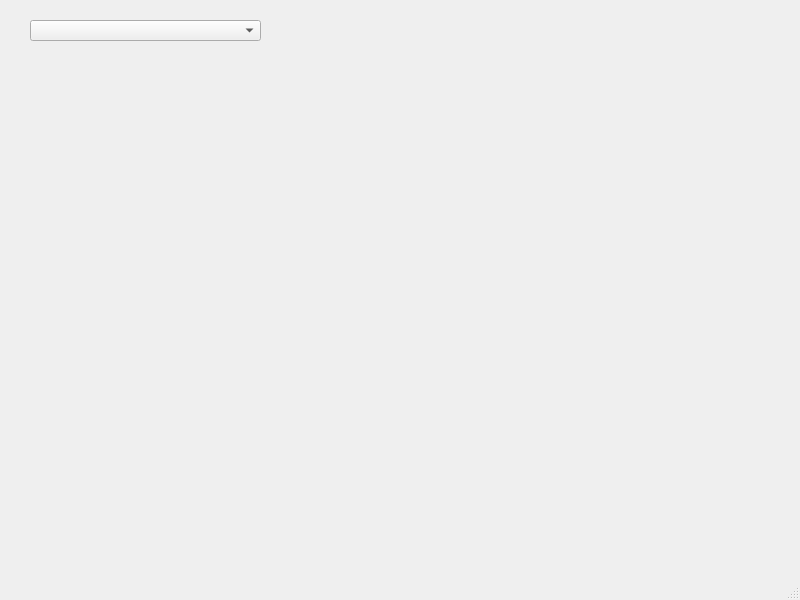
<?xml version="1.0" encoding="UTF-8"?>
<ui version="4.0">
 <class>MainWindow</class>
 <widget class="QMainWindow" name="MainWindow">
  <property name="geometry">
   <rect>
    <x>0</x>
    <y>0</y>
    <width>800</width>
    <height>600</height>
   </rect>
  </property>
  <property name="windowTitle">
   <string>MainWindow</string>
  </property>
  <widget class="QWidget" name="centralwidget">
   <widget class="QComboBox" name="accComboBox">
    <property name="geometry">
     <rect>
      <x>30</x>
      <y>20</y>
      <width>231</width>
      <height>21</height>
     </rect>
    </property>
   </widget>
  </widget>
  <widget class="QMenuBar" name="menubar">
   <property name="geometry">
    <rect>
     <x>0</x>
     <y>0</y>
     <width>800</width>
     <height>21</height>
    </rect>
   </property>
  </widget>
  <widget class="QStatusBar" name="statusbar"/>
 </widget>
 <resources/>
 <connections/>
</ui>
